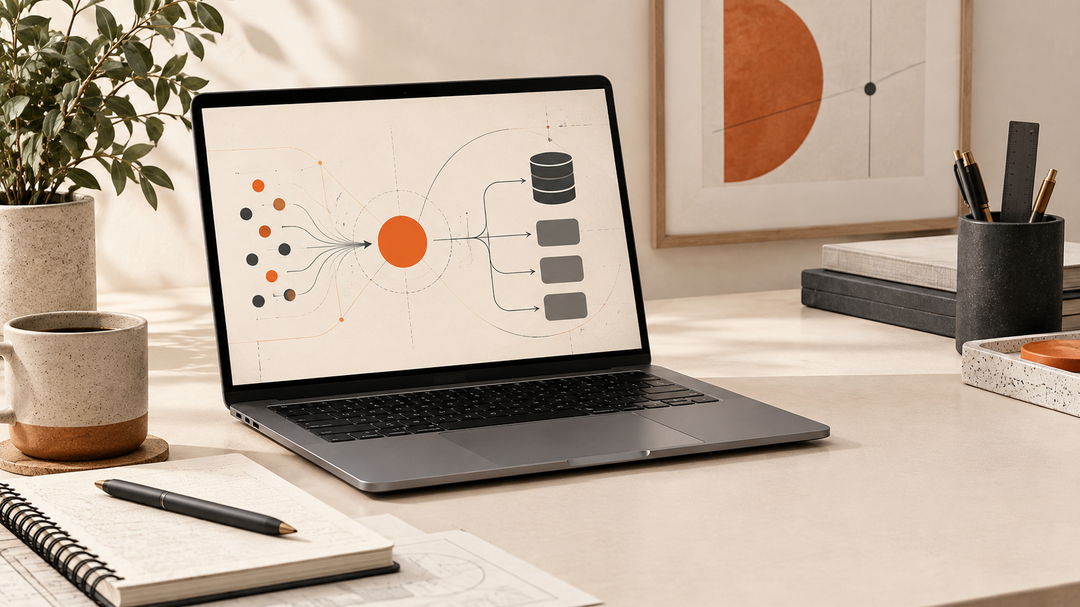
#> input picture assets/img/ads/01-agent-desk-16x9.png, 1080 x 607 px
$ python ad-creatives.py
#> lines starting #> are read from the running program, lines starting #| are printed output that depends on the picture
#!/usr/bin/env python3
"""Overlay headline + CTA button on Codex-generated backgrounds → assets/img/ads/*-text.jpg.

Backgrounds: assets/img/ads/0N-*.png (image_gen via Codex, no text by design —
Cyrillic in generated buttons comes out garbled, so typography is laid here).
"""
from pathlib import Path
from PIL import Image, ImageDraw, ImageFont

ROOT = Path(__file__).resolve().parent.parent
ADS = ROOT / "assets" / "img" / "ads"
FONTS = ROOT / "mockups" / "blueprint-v2" / "assets" / "fonts"
ORANGE, INK, CREAM = (232, 99, 43), (43, 43, 43), (244, 239, 230)

# (background, headline lines, subline, cta, panel box as fractions of W/H)
CREATIVES = [
    ("01-agent-desk-16x9.png", ["ИИ-агент для бизнеса", "под ключ"],
     "Заявки 24/7, запись клиентов, интеграция с CRM", "Получить аудит — 0 ₽", (0.04, 0.40, 0.58, 0.96)),
    ("02-agent-desk-1x1.png", ["Внедрим ИИ-агента", "в ваш бизнес"],
     "Отвечает клиентам 24/7 и передаёт заявки в CRM", "Получить аудит — 0 ₽", (0.05, 0.62, 0.72, 0.95)),
    ("03-blueprint-16x9.png", ["Заявки 24/7", "без менеджера"],
     "ИИ-агент записывает клиентов и разгружает продажи", "Бесплатный аудит", (0.04, 0.45, 0.58, 0.96)),
    ("04-blueprint-1x1.png", ["ИИ-ассистент", "для бизнеса"],
     "Автоматизируем общение с клиентами", "Получить аудит — 0 ₽", (0.05, 0.05, 0.62, 0.36)),
]


def font(weight, size):
    return ImageFont.truetype(str(FONTS / f"GolosText-{weight}.ttf"), size)


def render(bg, lines, sub, cta, box):
#> called with bg = '01-agent-desk-16x9.png', cta = 'Получить аудит — 0 ₽', box = (0.04, 0.4, 0.58, 0.96)
    im = Image.open(ADS / bg).convert("RGBA")
    W, H = im.size
#> W = 1080; H = 607
    x0, y0, x1, y1 = (int(v * s) for v, s in zip(box, (W, H, W, H)))
#> x0 = 43; y0 = 242; x1 = 626; y1 = 582
    overlay = Image.new("RGBA", im.size, (0, 0, 0, 0))
#> overlay: PIL image 1080x607 RGBA; every value is 0
    d = ImageDraw.Draw(overlay)
    d.rounded_rectangle((x0, y0, x1, y1), radius=int(H * 0.025), fill=CREAM + (225,))
    im = Image.alpha_composite(im, overlay)
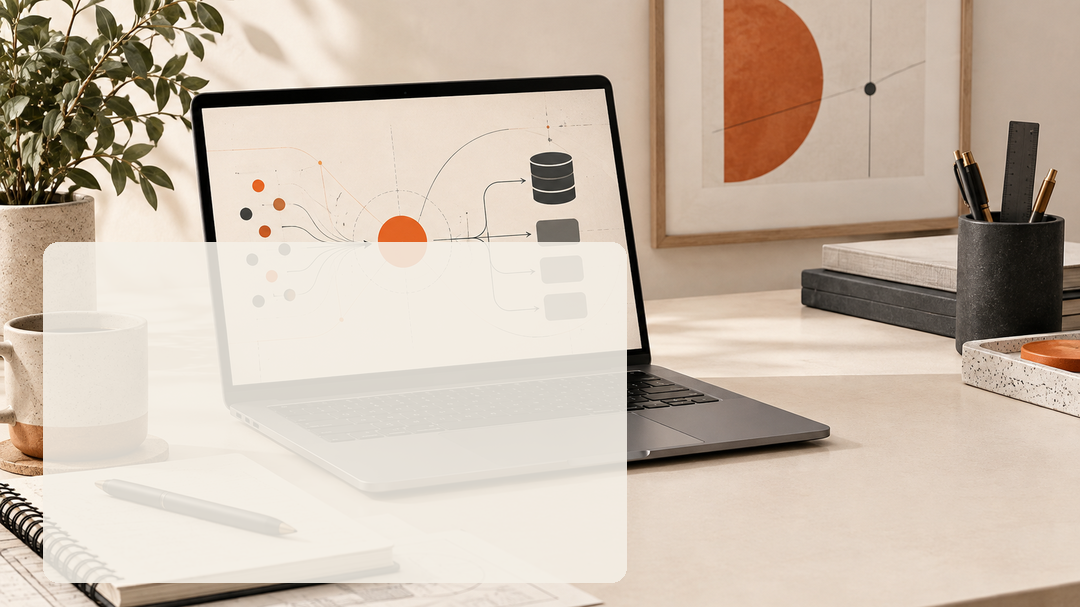
#> im: PIL image 1080x607 RGBA; mean R, G, B, A 201.6, 186.6, 171.5, 255
    d = ImageDraw.Draw(im)

    k = H * (1.25 if W > H else 1.0)  # landscape: H is short side, type needs a boost
#> k = 758.8
    pad = int(H * 0.035)
#> pad = 21
    x, y = x0 + pad, y0 + pad
#> x = 64; y = 263
    avail = x1 - x0 - 2 * pad
#> avail = 541
    h_size = int(k * 0.075)
#> h_size = 56
    while max(d.textlength(t, font=font(700, h_size)) for t in lines) > avail:
        h_size -= 2
#> this loop made 5 passes
#> h_size on passes 1 to 5: 54, 52, 50, 48, 46
#> after the loop, h_size = 46
    for t in lines:
        d.text((x, y), t, font=font(700, h_size), fill=INK)
        y += int(h_size * 1.12)
#> this loop made 2 passes
#> (t, y) on passes 1 to 2: ('ИИ-агент для бизнеса', 314), ('под ключ', 365)
#> after the loop, y = 365
    y += int(H * 0.012)
#> y = 372
    s_size = int(k * 0.032)
#> s_size = 24
    while d.textlength(sub, font=font(400, s_size)) > avail:
        s_size -= 1
#> this loop made 4 passes
#> s_size on passes 1 to 4: 23, 22, 21, 20
#> after the loop, s_size = 20
    d.text((x, y), sub, font=font(400, s_size), fill=(90, 90, 90))
    y += int(s_size * 1.5) + int(H * 0.015)
#> y = 411
    b_font = font(600, int(k * 0.036))
    bw = int(d.textlength(cta, font=b_font)) + 2 * int(H * 0.04)
#> bw = 363
    bh = int(k * 0.085)
#> bh = 64
    d.rounded_rectangle((x, y, x + bw, y + bh), radius=int(bh * 0.28), fill=ORANGE)
    d.text((x + bw / 2, y + bh / 2), cta, font=b_font, fill="white", anchor="mm")
    out = ADS / (bg.rsplit(".", 1)[0] + "-text.jpg")
    im.convert("RGB").save(out, quality=90)
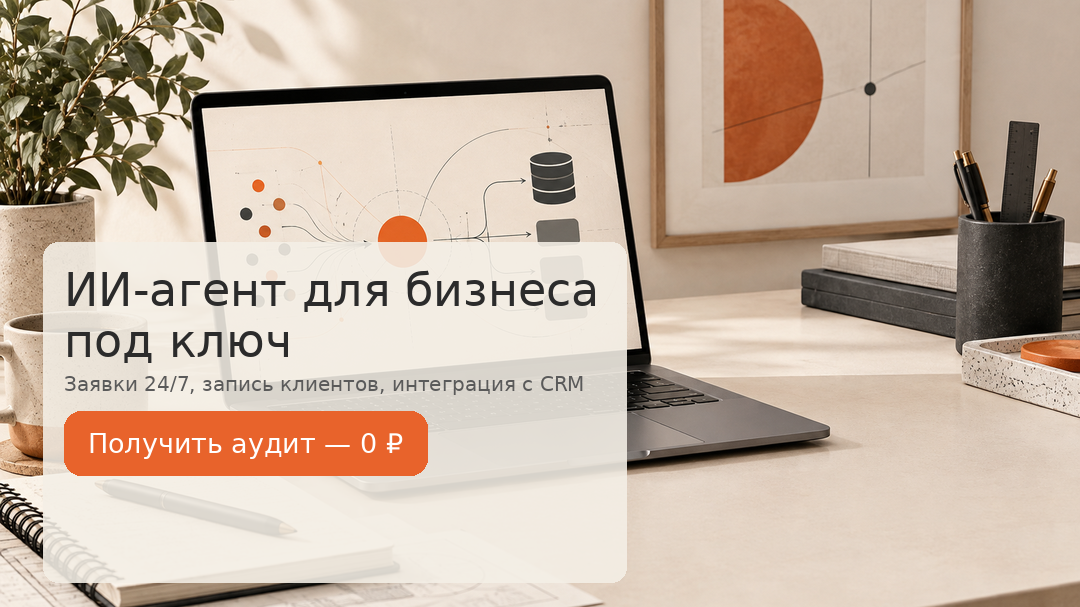
#> saved as 01-agent-desk-16x9-text.jpg: PIL image 1080x607 RGB; mean R, G, B 199.1, 180, 163.4
    return out


if __name__ == "__main__":
    for c in CREATIVES:
        print(render(*c))
#> pass 2 of the loop `for c in CREATIVES:`:
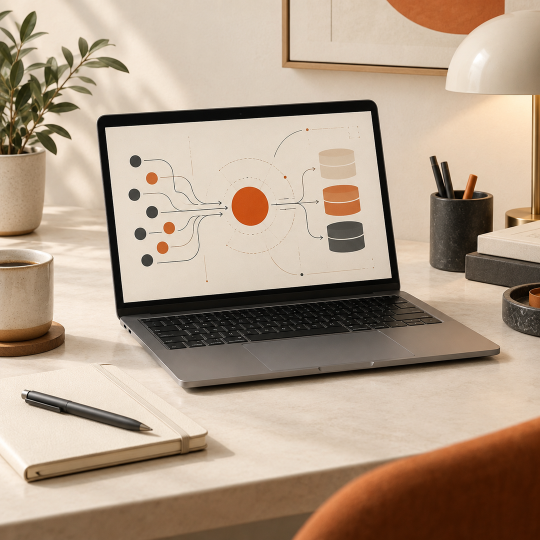
#> input picture assets/img/ads/02-agent-desk-1x1.png, 1080 x 1080 px (shown at 1/2 size)
#> overlay: PIL image 1080x1080 RGBA; every value is 0
#> in render (call 2), `im = Image.alpha_composite(im, overlay)`:
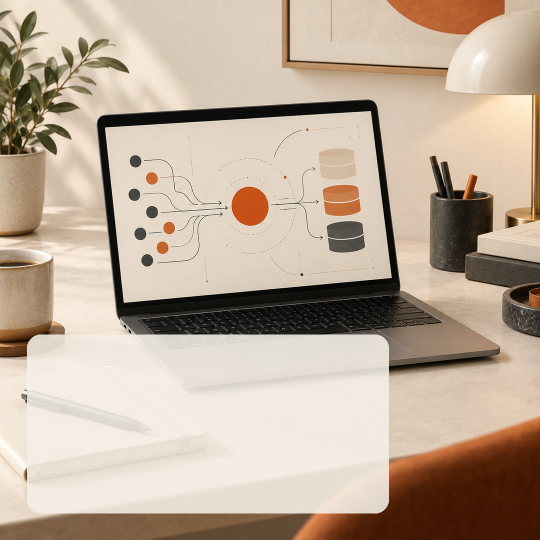
#> im: PIL image 1080x1080 RGBA (shown at 1/2 size); mean R, G, B, A 189.4, 171.8, 154, 255
#> the loop in render (call 2), `while max(d.textlength(t, font=font(700, h_size)) for t in lines) > av..` made 10 passes
#> h_size on passes 1 to 8: 79, 77, 75, 73, 71, 69, 67, 65
#> after the loop in render (call 2), `while max(d.textlength(t, font=font(700, h_size)) for t in lines) > av..`: h_size = 61
#> the loop in render (call 2), `for t in lines:` made 2 passes
#> (t, y) on passes 1 to 2: ('Внедрим ИИ-агента', 774), ('в ваш бизнес', 842)
#> after the loop in render (call 2), `for t in lines:`: y = 842
#> in render (call 2), `y += int(H * 0.012)`: y = 854
#> the loop in render (call 2), `while d.textlength(sub, font=font(400, s_size)) > avail:` made 10 passes
#> s_size on passes 1 to 8: 33, 32, 31, 30, 29, 28, 27, 26
#> after the loop in render (call 2), `while d.textlength(sub, font=font(400, s_size)) > avail:`: s_size = 24
#> in render (call 2), `y += int(s_size * 1.5) + int(H * 0.015)`: y = 906
#> bw = 529
#> in render (call 2), `im.convert("RGB").save(out, quality=90)`:
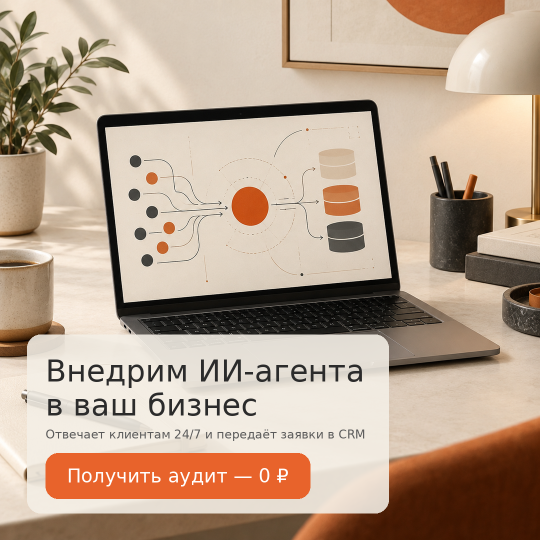
#> saved as 02-agent-desk-1x1-text.jpg: PIL image 1080x1080 RGB (shown at 1/2 size); mean R, G, B 186.6, 164.3, 144.9
#> pass 3 of the loop `for c in CREATIVES:`:
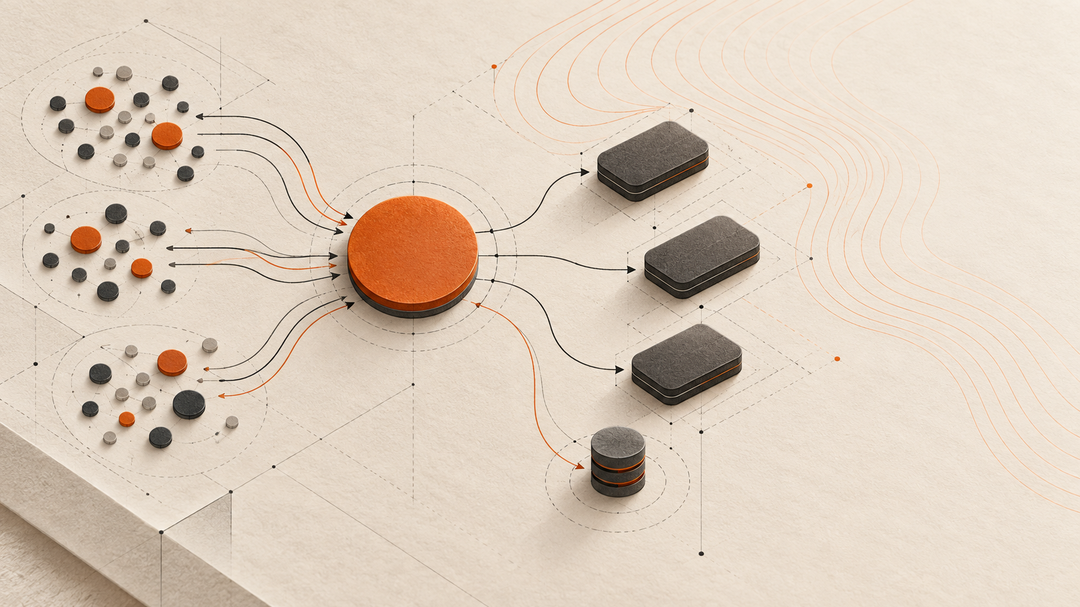
#> input picture assets/img/ads/03-blueprint-16x9.png, 1080 x 607 px
#> in render (call 3), `im = Image.alpha_composite(im, overlay)`:
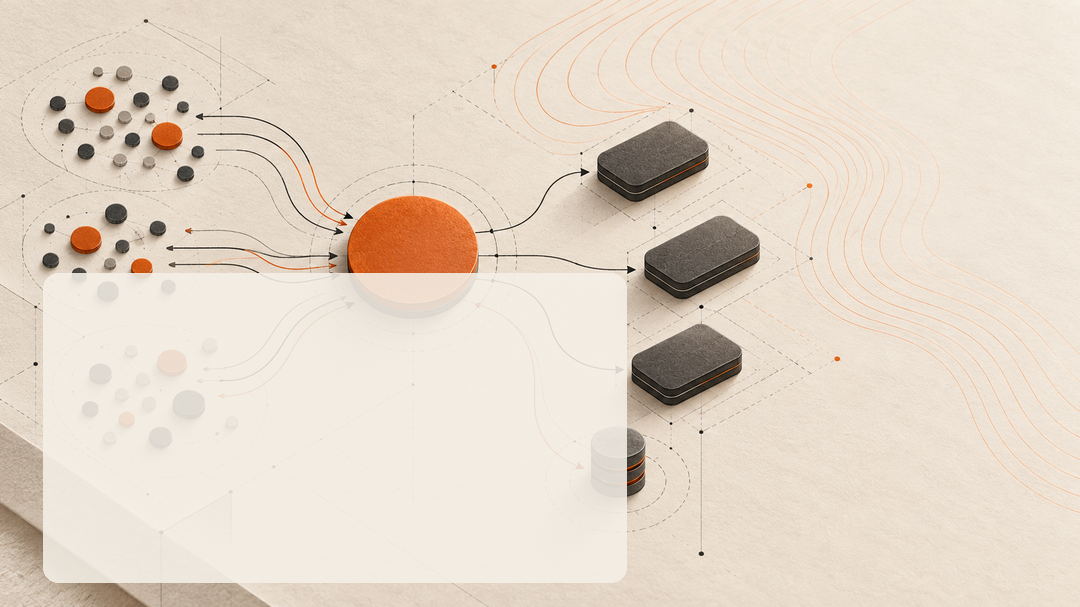
#> im: PIL image 1080x607 RGBA; mean R, G, B, A 228.3, 215.8, 201.7, 255
#> after the loop in render (call 3), `while max(d.textlength(t, font=font(700, h_size)) for t in lines) > av..`: h_size = 56
#> the loop in render (call 3), `for t in lines:` made 2 passes
#> y on passes 1 to 2: 356, 418
#> after the loop in render (call 3), `for t in lines:`: y = 418
#> in render (call 3), `y += int(H * 0.012)`: y = 425
#> the loop in render (call 3), `while d.textlength(sub, font=font(400, s_size)) > avail:` made 6 passes
#> s_size on passes 1 to 6: 23, 22, 21, 20, 19, 18
#> after the loop in render (call 3), `while d.textlength(sub, font=font(400, s_size)) > avail:`: s_size = 18
#> in render (call 3), `y += int(s_size * 1.5) + int(H * 0.015)`: y = 461
#> bw = 314
#> in render (call 3), `im.convert("RGB").save(out, quality=90)`:
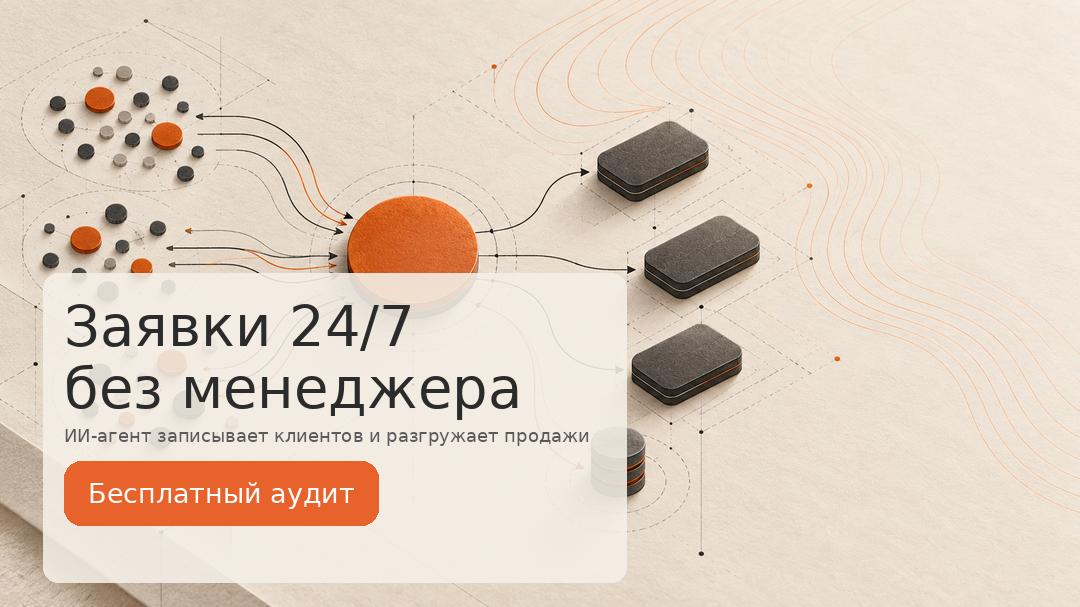
#> saved as 03-blueprint-16x9-text.jpg: PIL image 1080x607 RGB; mean R, G, B 224.8, 208.8, 193.5
#> the loop made 4 passes; the first 3 are shown
